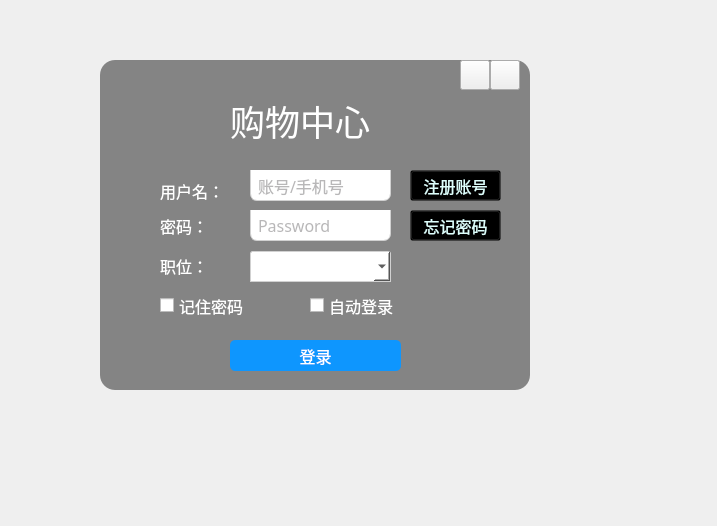
<?xml version="1.0" encoding="UTF-8"?>
<ui version="4.0">
 <class>LoginInterface</class>
 <widget class="QWidget" name="LoginInterface">
  <property name="enabled">
   <bool>true</bool>
  </property>
  <property name="geometry">
   <rect>
    <x>0</x>
    <y>0</y>
    <width>717</width>
    <height>526</height>
   </rect>
  </property>
  <property name="windowTitle">
   <string>LoginInterface</string>
  </property>
  <property name="styleSheet">
   <string notr="true"/>
  </property>
  <widget class="QFrame" name="frame">
   <property name="geometry">
    <rect>
     <x>100</x>
     <y>60</y>
     <width>430</width>
     <height>330</height>
    </rect>
   </property>
   <property name="styleSheet">
    <string notr="true">*{
	font-family:century gothic;
	font-size:16px
}

QFrame
{
	background:rgb(132, 132, 132);
	border-radius:15px
}

QLabel
{
	color:white;
}





QLineEdit
{
background:transparent;
border:none;
color:#717072;
border-bottom:1px solid#717072;
}

QCheckBox
{
	color:white;
}


</string>
   </property>
   <property name="frameShape">
    <enum>QFrame::StyledPanel</enum>
   </property>
   <property name="frameShadow">
    <enum>QFrame::Raised</enum>
   </property>
   <widget class="QLineEdit" name="ID">
    <property name="geometry">
     <rect>
      <x>150</x>
      <y>110</y>
      <width>141</width>
      <height>31</height>
     </rect>
    </property>
    <property name="styleSheet">
     <string notr="true">QLineEdit
{
    background:white;
    padding-left:5px ;
    padding-top:1px ;
    border-bottom-left-radius:7px;
    border-bottom-right-radius:7px;
    border: 1px solid rgb(209 , 209 , 209);
    border-top:transparent;
}
QLineEdit:hover
{
    padding-top:0px ;
    border: 1px solid rgb(21 , 131 , 221);
}</string>
    </property>
    <property name="text">
     <string/>
    </property>
    <property name="placeholderText">
     <string>账号/手机号</string>
    </property>
   </widget>
   <widget class="QPushButton" name="logIn">
    <property name="geometry">
     <rect>
      <x>130</x>
      <y>280</y>
      <width>171</width>
      <height>31</height>
     </rect>
    </property>
    <property name="styleSheet">
     <string notr="true">QPushButton
{
    color:white;
    background-color:rgb(14 , 150 , 254);
    border-radius:5px;
}

QPushButton:hover
{
    color:white;
    background-color:rgb(44 , 137 , 255);
}

QPushButton:pressed
{
    color:white;
    background-color:rgb(14 , 135 , 228);
    padding-left:3px;
    padding-top:3px;
}
</string>
    </property>
    <property name="text">
     <string>登录</string>
    </property>
   </widget>
   <widget class="QCheckBox" name="rememberKey">
    <property name="geometry">
     <rect>
      <x>60</x>
      <y>230</y>
      <width>91</width>
      <height>31</height>
     </rect>
    </property>
    <property name="text">
     <string>记住密码</string>
    </property>
   </widget>
   <widget class="QLineEdit" name="Key">
    <property name="geometry">
     <rect>
      <x>150</x>
      <y>150</y>
      <width>141</width>
      <height>31</height>
     </rect>
    </property>
    <property name="styleSheet">
     <string notr="true">QLineEdit
{
    background:white;
    padding-left:5px ;
    padding-top:1px ;
    border-bottom-left-radius:7px;
    border-bottom-right-radius:7px;
    border: 1px solid rgb(209 , 209 , 209);
    border-top:transparent;
}
QLineEdit:hover
{
    padding-top:0px ;
    border: 1px solid rgb(21 , 131 , 221);
}</string>
    </property>
    <property name="text">
     <string/>
    </property>
    <property name="echoMode">
     <enum>QLineEdit::Password</enum>
    </property>
    <property name="placeholderText">
     <string>Password</string>
    </property>
   </widget>
   <widget class="QLabel" name="userID">
    <property name="geometry">
     <rect>
      <x>60</x>
      <y>110</y>
      <width>71</width>
      <height>41</height>
     </rect>
    </property>
    <property name="text">
     <string>用户名：</string>
    </property>
   </widget>
   <widget class="QLabel" name="userKey">
    <property name="geometry">
     <rect>
      <x>60</x>
      <y>150</y>
      <width>61</width>
      <height>31</height>
     </rect>
    </property>
    <property name="text">
     <string>密码：</string>
    </property>
   </widget>
   <widget class="QCheckBox" name="autLog">
    <property name="geometry">
     <rect>
      <x>210</x>
      <y>230</y>
      <width>121</width>
      <height>31</height>
     </rect>
    </property>
    <property name="text">
     <string>自动登录</string>
    </property>
   </widget>
   <widget class="QLabel" name="mallName">
    <property name="geometry">
     <rect>
      <x>130</x>
      <y>30</y>
      <width>161</width>
      <height>61</height>
     </rect>
    </property>
    <property name="styleSheet">
     <string notr="true">QLabel
{
	color:white;
font-size:35px;
}</string>
    </property>
    <property name="text">
     <string>购物中心</string>
    </property>
   </widget>
   <widget class="QPushButton" name="registAccount">
    <property name="geometry">
     <rect>
      <x>310</x>
      <y>110</y>
      <width>91</width>
      <height>31</height>
     </rect>
    </property>
    <property name="styleSheet">
     <string notr="true">QPushButton
{
    color:rgb(222, 255, 253);
    background-color:transparent;
}

QPushButton:hover
{
    color:rgb(97 , 179 , 246);
}
</string>
    </property>
    <property name="text">
     <string>注册账号</string>
    </property>
   </widget>
   <widget class="QPushButton" name="forgetPassword">
    <property name="geometry">
     <rect>
      <x>310</x>
      <y>150</y>
      <width>91</width>
      <height>31</height>
     </rect>
    </property>
    <property name="styleSheet">
     <string notr="true">QPushButton
{
     color:rgb(222, 255, 253);
    background-color:transparent;
}

QPushButton:hover
{
    color:rgb(97 , 179 , 246);
}

QPushButton:pressed
{
    color:rgb(0 , 109 , 176);
}
</string>
    </property>
    <property name="text">
     <string>忘记密码</string>
    </property>
   </widget>
   <widget class="QPushButton" name="closeLogInWindow">
    <property name="geometry">
     <rect>
      <x>390</x>
      <y>0</y>
      <width>30</width>
      <height>30</height>
     </rect>
    </property>
    <property name="text">
     <string/>
    </property>
   </widget>
   <widget class="QPushButton" name="arrowcloseLogInWindow">
    <property name="geometry">
     <rect>
      <x>360</x>
      <y>0</y>
      <width>30</width>
      <height>30</height>
     </rect>
    </property>
    <property name="text">
     <string/>
    </property>
   </widget>
   <widget class="QLabel" name="userKey_2">
    <property name="geometry">
     <rect>
      <x>60</x>
      <y>190</y>
      <width>61</width>
      <height>31</height>
     </rect>
    </property>
    <property name="text">
     <string>职位：</string>
    </property>
   </widget>
   <widget class="QComboBox" name="jobPosition">
    <property name="geometry">
     <rect>
      <x>150</x>
      <y>191</y>
      <width>141</width>
      <height>31</height>
     </rect>
    </property>
    <property name="styleSheet">
     <string notr="true">QComboBox
{
    background:white;
    padding-left:5px ;
    border-top-left-radius:3px;
    border-top-right-radius:3px;
    border: 1px solid rgb(209 , 209 , 209);
}
QComboBox:hover
{
    border: 1px solid rgb(21 , 131 , 221);
}
QComboBox QAbstractItemView::item
{
    height:40px;
}
</string>
    </property>
   </widget>
  </widget>
 </widget>
 <layoutdefault spacing="6" margin="11"/>
 <resources/>
 <connections/>
</ui>
